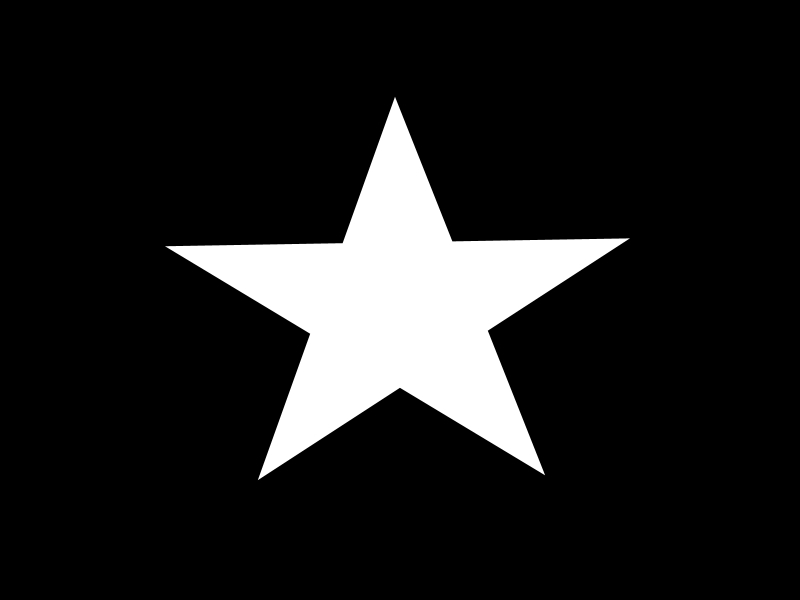
//> input picture data/star.jpg, 800 x 600 px
$ ./main   (built with g++ and OpenCV 4)
//> lines starting //> are read from the running program, lines starting //| are printed output that depends on the picture; after the words box and inside, x2 and y2 are one past the last pixel; in counts of white or black regions, pixels touching at a corner belong together
/**
 * Skeleton - sample code: based on Zhang-Suen thinning algorithm
 * @author José Miguel Guerrero
 */

#include <opencv2/opencv.hpp>
#include <vector>
#include <iostream>

int countNeighbors(const cv::Mat & image, int x, int y)
{
  // Count the number of white (255) neighbors in the 3x3 window
  int count = 0;
  int dx[] = {-1, -1, 0, 1, 1, 1, 0, -1};
  int dy[] = {0, 1, 1, 1, 0, -1, -1, -1};

  for (int i = 0; i < 8; i++) {
    if (image.at<uchar>(x + dx[i], y + dy[i]) == 255) {
      count++;
    }
  }
  return count;
}

int countTransitions(const cv::Mat & image, int x, int y)
{
  // Count the number of 0 to 1 transitions in a circular scan of neighbors
  int dx[] = {-1, -1, 0, 1, 1, 1, 0, -1, -1};
  int dy[] = {0, 1, 1, 1, 0, -1, -1, -1, 0};
  int transitions = 0;

  for (int i = 0; i < 8; i++) {
    if (image.at<uchar>(x + dx[i], y + dy[i]) == 0 &&
      image.at<uchar>(x + dx[i + 1], y + dy[i + 1]) == 255)
    {
      transitions++;
    }
  }
  return transitions;
}

void zhangSuenThinning(cv::Mat & image)
{
  // Perform Zhang-Suen thinning on the input binary image
  cv::Mat temp = image.clone();
  bool changed;

  do {
    changed = false;
    std::vector<cv::Point> toRemove;

    // Step 1
    for (int x = 1; x < image.rows - 1; x++) {
      for (int y = 1; y < image.cols - 1; y++) {
        if (image.at<uchar>(x, y) == 255) {
          int neighbors = countNeighbors(image, x, y);
          int transitions = countTransitions(image, x, y);

          if (neighbors >= 2 && neighbors <= 6 && transitions == 1 &&
            (image.at<uchar>(x - 1, y) == 0 || image.at<uchar>(x,
            y + 1) == 0 || image.at<uchar>(x + 1, y) == 0) &&
            (image.at<uchar>(x, y + 1) == 0 || image.at<uchar>(x + 1, y) == 0 || image.at<uchar>(x,
            y - 1) == 0))
          {
            toRemove.push_back(cv::Point(y, x));
          }
        }
      }
    }
    // Remove the marked pixels
    for (auto p : toRemove) {
      temp.at<uchar>(p.y, p.x) = 0;
    }

    // Show iteration step
    cv::imshow("Thinning Process", temp);
    cv::waitKey(10);     // Pause for 10ms to visualize the changes

    // Step 2
    toRemove.clear();
    for (int x = 1; x < image.rows - 1; x++) {
      for (int y = 1; y < image.cols - 1; y++) {
        if (temp.at<uchar>(x, y) == 255) {
          int neighbors = countNeighbors(temp, x, y);
          int transitions = countTransitions(temp, x, y);

          if (neighbors >= 2 && neighbors <= 6 && transitions == 1 &&
            (temp.at<uchar>(x - 1, y) == 0 || temp.at<uchar>(x, y + 1) == 0 || temp.at<uchar>(x,
            y - 1) == 0) &&
            (temp.at<uchar>(x - 1, y) == 0 || temp.at<uchar>(x + 1, y) == 0 || temp.at<uchar>(x,
            y - 1) == 0))
          {
            toRemove.push_back(cv::Point(y, x));
          }
        }
      }
    }
    // Remove the marked pixels
    for (auto p : toRemove) {
      temp.at<uchar>(p.y, p.x) = 0;
    }

    // Show iteration step
    cv::imshow("Thinning Process", temp);
    cv::waitKey(10);     // Pause for 10ms to visualize the changes

    // Check if any pixel was removed
    changed = !toRemove.empty();
    temp.copyTo(image);

  } while (changed);
}

cv::Mat overlaySkeletonOnOriginal(const cv::Mat & original, const cv::Mat & skeleton)
{
  // Convert original grayscale image to BGR (color)
  cv::Mat coloredOriginal;
  cv::cvtColor(original, coloredOriginal, cv::COLOR_GRAY2BGR);

  // Overlay the skeleton in red
  for (int x = 0; x < skeleton.rows; x++) {
    for (int y = 0; y < skeleton.cols; y++) {
      if (skeleton.at<uchar>(x, y) == 255) {
        coloredOriginal.at<cv::Vec3b>(x, y) = cv::Vec3b(0, 0, 255);         // Red color
      }
    }
  }
  return coloredOriginal;
}

int main()
{
  // Load the input binary image
  cv::Mat original = cv::imread("../../data/star.jpg", cv::IMREAD_GRAYSCALE);
//> original is the input picture: 600 rows x 800 cols, CV_8UC1; min 0, max 255, mean 30.7
  if (original.empty()) {
    std::cout << "Error: Unable to load the image." << std::endl;
    return -1;
  }

  // Convert to binary image
  cv::Mat image;
  cv::threshold(original, image, 127, 255, cv::THRESH_BINARY);
//> image: 600 rows x 800 cols, CV_8UC1; 12% white; 1 white region, box (x1, y1, x2, y2) and area: (166, 98, 629, 480) 57836

  // Display original image
  cv::imshow("Original Image", image);
  cv::waitKey(10);   // Pause for 10ms to visualize the changes

  // Apply Zhang-Suen thinning
  zhangSuenThinning(image);
//> after the loop in zhangSuenThinning, `for (int x = 1; x < image.rows - 1; x++)`: toRemove = 966 Points (x, y), first 12: [394, 98], [395, 98], [395, 99], [395, 100], [393, 101], [396, 101], [396, 102], [397, 103], [392, 104], [397, 104], [397, 105], [398, 106]
//> the loop in zhangSuenThinning, `for (auto p : toRemove)` made 966 passes
//> after the loop in zhangSuenThinning, `for (auto p : toRemove)`:
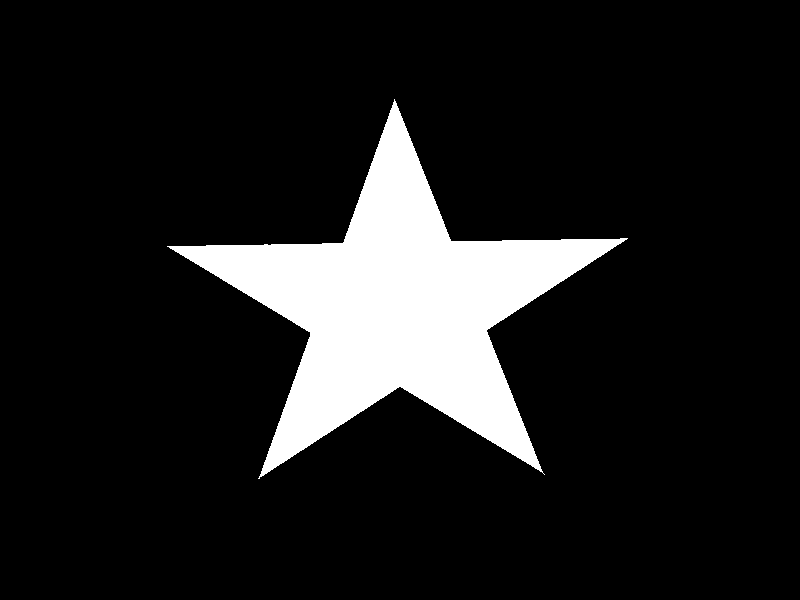
//> temp: 600 rows x 800 cols, CV_8UC1; 11.8% white; 1 white region, box (x1, y1, x2, y2) and area: (167, 99, 628, 479) 56870
//> after the loop in zhangSuenThinning, `for (int x = 1; x < image.rows - 1; x++)`: toRemove = 1097 Points (x, y), first 12: [395, 101], [393, 102], [393, 103], [396, 103], [393, 104], [392, 105], [392, 106], [397, 106], [392, 107], [391, 108], [398, 108], [391, 109]
//> the loop in zhangSuenThinning, `for (auto p : toRemove)` made 1097 passes
//> after the loop in zhangSuenThinning, `for (auto p : toRemove)`:
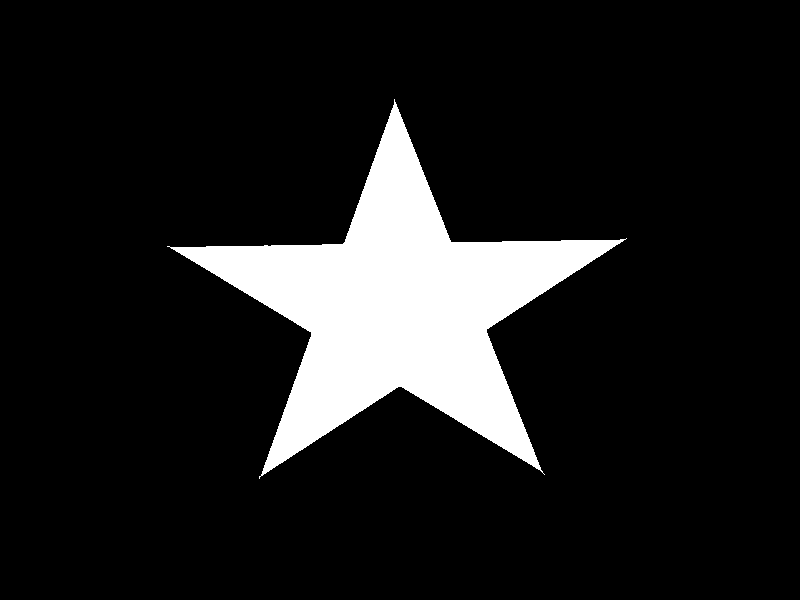
//> temp: 600 rows x 800 cols, CV_8UC1; 11.6% white; 1 white region, box (x1, y1, x2, y2) and area: (167, 99, 627, 479) 55773

  // Overlay skeleton on original image
  cv::Mat finalOverlay = overlaySkeletonOnOriginal(original, image);

  // Display the final skeleton over the original image
  cv::imshow("Final Skeleton Overlay", finalOverlay);
  cv::waitKey(0);
  cv::destroyAllWindows();

  return 0;
}
